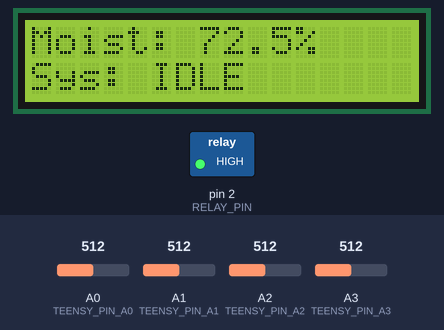
A program run on a simulated Teensy 4. Parts: 16×2 character LCD, switched loads named in the program (green lamp = pin HIGH). The test bench sets the inputs (shaded band); at power-on: A3 (TEENSY_PIN_A3) = 512, A0 (TEENSY_PIN_A0) = 512, A1 (TEENSY_PIN_A1) = 512, A2 (TEENSY_PIN_A2) = 512. What the program prints to the serial monitor is not drawn.

Above: at 6.2 s.
6.3 s: A3 (TEENSY_PIN_A3) set to 720
At 8.2 s:
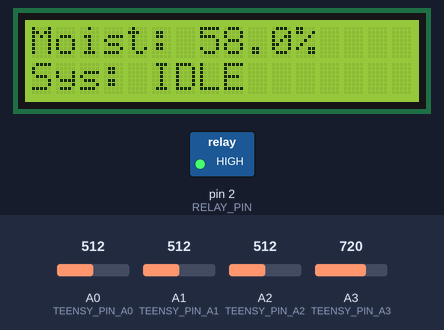
8.6 s: A3 (TEENSY_PIN_A3) set to 750
At 9.8 s:
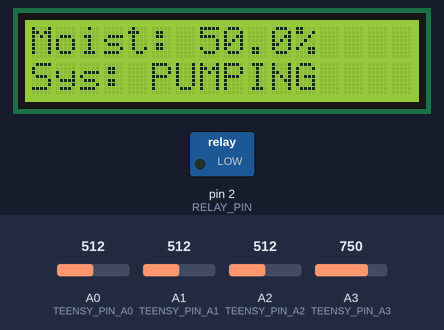
10.6 s: A0 (TEENSY_PIN_A0) set to 716
At 12.3 s:
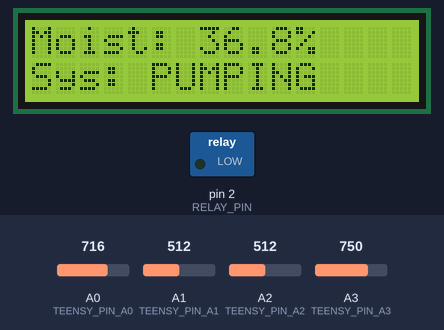
12.6 s: A1 (TEENSY_PIN_A1) set to 716
At 14.1 s:
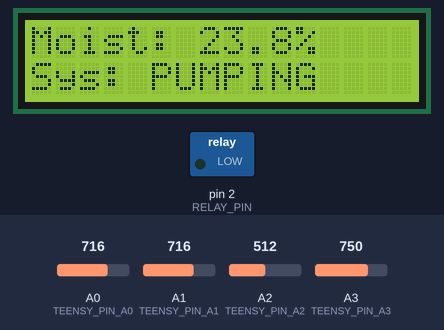
14.6 s: A2 (TEENSY_PIN_A2) set to 716
At 15.6 s:
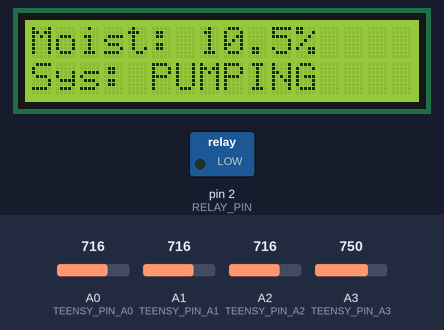
16.6 s: A0 (TEENSY_PIN_A0) set to 992
At 18.5 s:
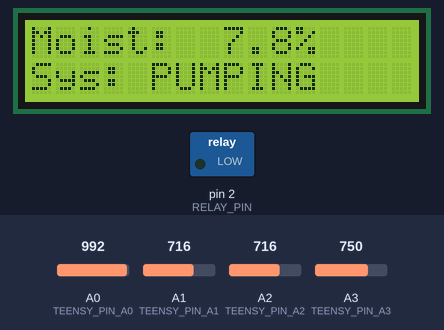
Timing chart, 0 to 19.6 s (numbered marks = the images above; inputs shaded):
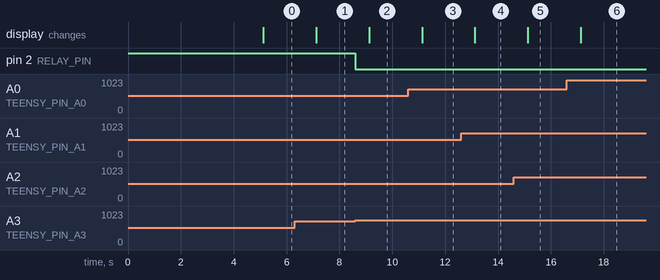

The program:

main.cpp
```cpp
#include <Arduino.h>
#include <Wire.h>
#include <hd44780.h>
#include <hd44780ioClass/hd44780_I2Cexp.h>
#include "Hydrobot.hpp"

const uint8_t RELAY_PIN = 2;

MoistureSensor sensors[] = {
  MoistureSensor(TEENSY_PIN_A0, 760, 375),
  MoistureSensor(TEENSY_PIN_A1, 770, 375),
  MoistureSensor(TEENSY_PIN_A2, 750, 365),
  MoistureSensor(TEENSY_PIN_A3, 760, 665)
};

const uint8_t SENSOR_COUNT = sizeof(sensors) / sizeof(sensors[0]);

hd44780_I2Cexp lcd;
Hydrobot hydrobot(TEENSY_PIN_RELAY, sensors, SENSOR_COUNT, &lcd, 55.0f, 300000UL, 150000UL);

void readSensors() {
  int a0_value = analogRead(A0);
  int a1_value = analogRead(A1);
  int a2_value = analogRead(A2);
  int a3_value = analogRead(A3);
  Serial.printf("{a0: %d, a1: %d, a2: %d, a3: %d}\n", a0_value, a1_value, a2_value, a3_value);
  delay(100);
}

void setup() {
  Serial.begin(9600);
  Wire.begin();
  hydrobot.setup();
}

void loop() {
  hydrobot.tick();
}
```

Hydrobot.hpp
```cpp
/**
 * @file
 * @brief
 */

#ifndef _HYDROBOT_
#define _HYDROBOT_

#include <stdint.h>
#include "TeensyPins.h"
#include "MoistureSensor.hpp"
#include <Wire.h>
#include <hd44780.h>
#include <hd44780ioClass/hd44780_I2Cexp.h>

// ─── System State ─────────────────────────────────────────────────────────
enum SYSTEM_STATE_ENUM : uint8_t
{
    STATE_IDLE    = 0x00,
    STATE_PUMPING = 0x01,
    STATE_SOAKING = 0x02
};

class Hydrobot {

public:
    Hydrobot(TEENSY_PIN_ENUM relay_pin,
             MoistureSensor *sensors,
             uint8_t sensor_count,
             hd44780_I2Cexp *lcd,
             float threshold,
             unsigned long pump_time,
             unsigned long soak_time);

    void setup();
    void tick();

private:
    TEENSY_PIN_ENUM _relay_pin;
    MoistureSensor *_sensors;
    uint8_t _sensor_count;
    hd44780_I2Cexp *_lcd;

    float _watering_threshold;
    unsigned long _pump_run_time;
    unsigned long _soak_time;

    SYSTEM_STATE_ENUM _current_state;
    unsigned long _state_start_time;
    float _last_average_moisture;
    unsigned long _last_UI_Time;          // Tracks when the LCD was last updated.

    // Helper functions
    void _update_moisture();
    void _update_UI();

};

#endif // _HYDROBOT_
```

MoistureSensor.hpp
```cpp
/**
 * @file
 * @brief
 */

#ifndef _MOISTURE_SENSOR_
#define _MOISTURE_SENSOR_

#include "TeensyPins.h"

class MoistureSensor {

public:
    MoistureSensor(TEENSY_PIN_ENUM analog_pin,
                   uint16_t air_calibration_value,
                   uint16_t water_calibration_value);
    void setup();
    float getPercentage();

private:
    TEENSY_PIN_ENUM _pin;
    uint16_t _air_calibration_value;
    uint16_t _water_calibration_value;
};

#endif // _MOISTURE_SENSOR_
```

Hydrobot.cpp
```cpp
/**
 * @file
 * @brief
 */

#include "Hydrobot.hpp"
#include "TeensyPins.h"
#include "Arduino.h"

/**
 * @brief \todo
 */
Hydrobot ::Hydrobot(TEENSY_PIN_ENUM relay_pin,
    MoistureSensor *sensors,
    uint8_t sensor_count,
    hd44780_I2Cexp *lcd,
    float threshold,
    unsigned long pump_time,
    unsigned long soak_time) :
    _relay_pin(relay_pin),
    _sensors(sensors),
    _sensor_count(sensor_count),
    _lcd(lcd),
    _watering_threshold(threshold),
    _pump_run_time(pump_time),
    _soak_time(soak_time),
    _current_state(STATE_IDLE),
    _state_start_time(0),
    _last_average_moisture(0),
    _last_UI_Time(0) { }

void Hydrobot ::setup()
{
    // Setup Relay
    pinMode(_relay_pin, OUTPUT);
    // Relay is LOW-trigger (HIGH = OFF)
    digitalWrite(_relay_pin, HIGH);

    // Setup sensors
    for (uint8_t sensor_index = 0; sensor_index < _sensor_count; sensor_index++)
    {
        _sensors[sensor_index].setup();
    }

    // Setup LCD
    Serial.println("Initializing LCD...");
    int status = _lcd->begin(16, 2);
    if (status != 0) {
        Serial.print("LCD init failed, status = ");
        Serial.println(status);
    }

    _lcd->backlight();
    _lcd->clear();

    // 2-second spash screen
    Serial.println("LCD Initialized... Making splash screen.");
    _lcd->setCursor(0, 0);
    _lcd->print("Hydrobot v1.0");
    _lcd->setCursor(0, 1);
    _lcd->print("Booting up....");
    delay(5000);
    _lcd->clear();
}

void Hydrobot ::tick()
{
    unsigned long current_time_ms = millis();

    // Read sensors
    _update_moisture();

    // Tick state machine
    switch (_current_state)
    {
        case STATE_IDLE:
        {
            if (_last_average_moisture < _watering_threshold)
            {
                // Turn pump on!
                digitalWrite(_relay_pin, LOW);
                _current_state = STATE_PUMPING;
                _state_start_time = current_time_ms;
            }
            break;
        }

        case STATE_PUMPING:
        {
            if (current_time_ms - _state_start_time >= _pump_run_time)
            {
                // Turn pump OFF
                digitalWrite(_relay_pin, HIGH);
                _current_state = STATE_SOAKING;
                _state_start_time = current_time_ms;
            }
            break;
        }

        case STATE_SOAKING:
        {
            if (current_time_ms - _state_start_time >= _soak_time)
            {
                _current_state = STATE_IDLE;
            }
            break;
        }
    }

    // Update UI
    if (current_time_ms - _last_UI_Time >= 1000)
    {
        _update_UI();
        _last_UI_Time = current_time_ms;
    }
}

/**
 * @brief \todo
 */
void Hydrobot ::_update_moisture()
{
    float total = 0;
    for (uint8_t i = 0; i < _sensor_count; i++)
    {
        total += _sensors[i].getPercentage();
    }

    _last_average_moisture = (_sensor_count > 0) ? (total / _sensor_count) : 0.0;
}

/**
 * @brief \todo
 */
void Hydrobot ::_update_UI()
{
    // Serial Output
    Serial.print("Moisture: ");
    Serial.print(_last_average_moisture);
    Serial.print("% | State: ");
    Serial.println(_current_state);

    // LCD Output - Line 1
    _lcd->setCursor(0, 0);
    _lcd->print("Moist: ");
    if (_last_average_moisture < 10.0) _lcd->print(" ");
    _lcd->print(_last_average_moisture, 1);
    _lcd->print("%   "); // Clear trailing chars

    // LCD Output - Line 2
    _lcd->setCursor(0, 1);
    _lcd->print("Sys: ");
    switch (_current_state) {
    case STATE_IDLE:    _lcd->print("IDLE    "); break;
    case STATE_PUMPING: _lcd->print("PUMPING "); break;
    case STATE_SOAKING: _lcd->print("SOAKING "); break;
    }
}
```

MoistureSensor.cpp
```cpp
/**
 * @file
 * @brief
 */

#include "MoistureSensor.hpp"
#include "TeensyPins.h"
#include "Arduino.h"

/**
 * @brief \todo
 */
MoistureSensor ::MoistureSensor(TEENSY_PIN_ENUM analog_pin,
                                uint16_t air_calibration_value,
                                uint16_t water_calibration_value)
    : _pin(analog_pin),
      _air_calibration_value(air_calibration_value),
      _water_calibration_value(water_calibration_value) { }

/**
 * @brief \todo
 */
void MoistureSensor ::setup()
{
    pinMode(_pin, INPUT);
}

/**
 * @brief \todo
 */
float MoistureSensor ::getPercentage()
{
    int raw_value = analogRead(_pin);
    float percentage = map(raw_value, _air_calibration_value,
                           _water_calibration_value, 0, 100);
    return constrain(percentage, 0.0, 100.0);
}
```

TeensyPins.h
```cpp
/**
 * @file
 * @brief This file defines the enumeration TEENSY_PIN_ENUM, which represents all the pin assignments on the Teensy board.
 */

#ifndef _TEENSY_H_
#define _TEENSY_H_

#include <stdint.h>
#include <Arduino.h>

#ifdef __cplusplus
    extern "C" {
#endif

/**
 * @brief Enum for all the pin assignments on the Teensy board.
 *
 * This enum includes assignments for motor direction and step pins, linear encoder pins, speed potentiometer pin,
 * up and down button pins for each motor, UART TX and RX pins, and limit switch pins.
 */
typedef enum : uint8_t {
    TEENSY_PIN_RELAY = 2,
    TEENSY_PIN_A0 = A0,
    TEENSY_PIN_A1 = A1,
    TEENSY_PIN_A2 = A2,
    TEENSY_PIN_A3 = A3,
    TEENSY_PIN_A4 = A4,
    TEENSY_PIN_A5 = A5,
    TEENSY_PIN_A6 = A6,
    TEENSY_PIN_A7 = A7,
    TEENSY_PIN_A8 = A8,
    TEENSY_PIN_A9 = A9,
    TEENSY_PIN_A10 = A10,
    TEENSY_PIN_A11 = A11,
    TEENSY_PIN_A12 = A12,
    TEENSY_PIN_A13 = A13,
    TEENSY_PIN_A14 = A14,
    TEENSY_PIN_A15 = A15,
    TEENSY_PIN_A16 = A16,
    TEENSY_PIN_A17 = A17,
    TEENSY_PIN_UNDEFINED = 39
} TEENSY_PIN_ENUM;

#ifdef __cplusplus
    }
#endif

#endif // _TEENSY_H_
```

Measured:
- the behaviour switches between 731 and 732 on A3 (TEENSY_PIN_A3) (found by bisection; images 1 and 2)
- after the input at 6.3 s, the display: changes after 0.82 s (image 1)
- after the input at 8.6 s, pin 2 (RELAY_PIN): HIGH → LOW at once; the display: changes after 0.53 s (image 2)
- after the input at 10.6 s, the display: changes after 0.53 s (image 3)
- after the input at 12.6 s, the display: changes after 0.53 s (image 4)
- after the input at 14.6 s, the display: changes after 0.53 s (image 5)
- after the input at 16.6 s, the display: changes after 0.53 s (image 6)
